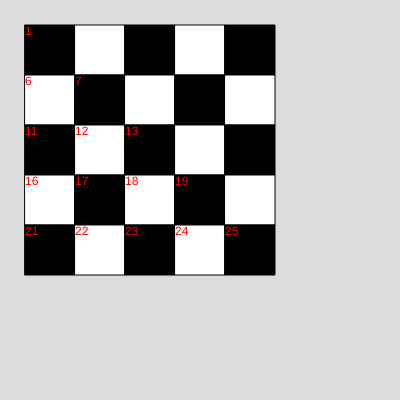
Frame 1 (no input)
Frame 60 (no input): identical to frame 1, image omitted
Frame 120 (the mouse pressed at the canvas centre since frame 60): identical to frame 1, image omitted

The p5.js sketch that drew this single still picture (run headless with seeded random() and noise() and a simulated clock; from frame 60 on, the mouse is pressed at the canvas centre):

// p5.js sketch
// ── sketch.js
let arrperson = [
  ['Jor', 'Dylan', 'Vico', 'Rico', 'Calum'],
  ['Liora', 'Thijs','Kendra','Sven','Baran'],
  ['Jasper','Dylano', 'Dylan2','']
]
function setup() {
  createCanvas(400, 400);
}

function draw() {
  background(220);
  let index = 1
  for (let i = 0; i < 5; i++) {
    for (let j = 0; j < 5; j++) {
      if (index % 2 == 0) {
        fill(255); 
        } else {
          fill(0);
        }
              rect(i * 50 + 25, j *50 +25, 50,50);
      fill(255,0,0);
      text(index, j * 50 + 25, i* 50 +35)
      index++;
      }

    }
  }
